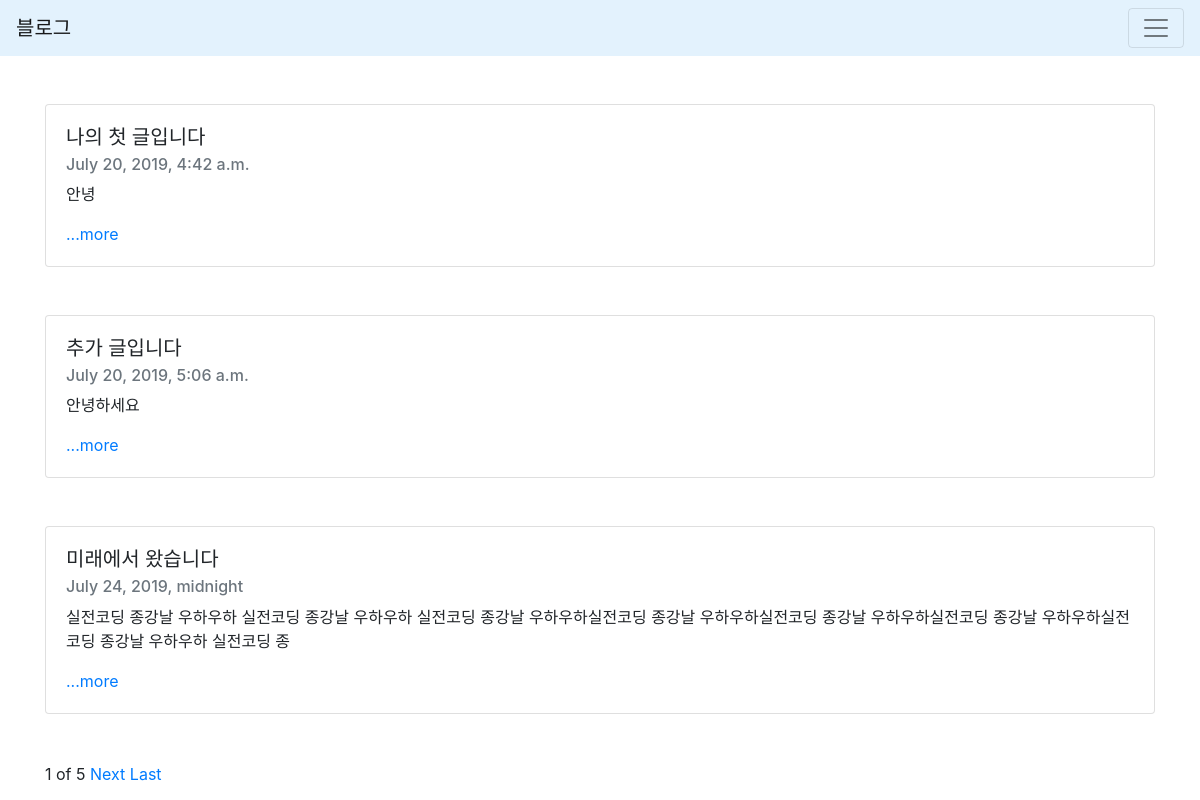
The page / on the database its author committed.
### blog/models.py (models this page shows, shortened)
class Blog(models.Model):
    title = models.CharField(max_length=200)
    pub_date = models.DateTimeField('date published')
    body = models.TextField()
    def summary(self):
        return self.body[:100]

### blog/views.py (the view)
# urls.py: path('', blog.views.home, name="home"),
def home(request):
    blogs = Blog.objects
    blog_list = Blog.objects.all() # 블로그 모든 글들을 대상으로
    paginator = Paginator(blog_list, 3) # 블로그 객체 3개를 한 페이지로 자르기
    page = request.GET.get('page')
    posts = paginator.get_page(page)
    return render(request, 'home.html', {'blogs':blogs, 'posts':posts})

### blog/templates/home.html (shortened to what this page needs)
{% extends 'base.html' %}
{% block contents %}
<body>
    <br><br>
    <div class="container">
        {% for blog in posts %}
        <div class="card">
          <div class="card-body">
            <h5 class="card-title">{{blog.title}}</h5>
            <h6 class="card-subtitle mb-2 text-muted">{{blog.pub_date}}</h6>
            <p class="card-text">{{blog.summary}}</p>
            <a href="{%url 'detail' blog.id %}">...more</a>
          </div>
        </div>
        <br><br>
        {% endfor %}
    </div>
    <div class="container">
      <span>{{posts.number}}</span>
      <span>of</span>
      <span>{{posts.paginator.num_pages}}</span>
      {% if posts.has_next %}
      <a href="?page={{posts.next_page_number}}">Next</a>
      <a href="?page={{posts.paginator.num_pages}}">Last</a>
      {% endif %}
    </div>
</body>
{% endblock %}

### secondproject/templates/base.html (shortened to what this page needs)
<head>
    <link rel="stylesheet" href="https://stackpath.bootstrapcdn.com/bootstrap/4.3.1/css/bootstrap.min.css">
</head>
<body>
        <nav class="navbar navbar-light" style="background-color: #e3f2fd;">
                <a class="navbar-brand" href="#">블로그</a>
                <button class="navbar-toggler" type="button" data-toggle="collapse" data-target="#navbarSupportedContent" aria-controls="navbarSupportedContent" aria-expanded="false" aria-label="Toggle navigation">
                  <span class="navbar-toggler-icon"></span>
                </button>
              </nav>
              {% block contents %}
              {% endblock %}
</body>

### rows shown on the page
Blog: title "나의 첫 글입니다", pub_date "July 20, 2019, 4:42 a.m.", summary "안녕"
Blog: title "추가 글입니다", pub_date "July 20, 2019, 5:06 a.m.", summary "안녕하세요"
Blog: title "미래에서 왔습니다", pub_date "July 24, 2019, midnight", summary "실전코딩 종강날 우하우하 실전코딩 종강날 우하우하 실전코딩 종강날 우하우하실전코딩 종강날 우하우하실전코딩 종강날 우하우하실전코딩 종강날 우하우하실전코딩 종강날 우하우하 실전코딩 종"

### other values the page prints
{{ posts.number }} "1"
{{ posts.paginator.num_pages }} "5"
